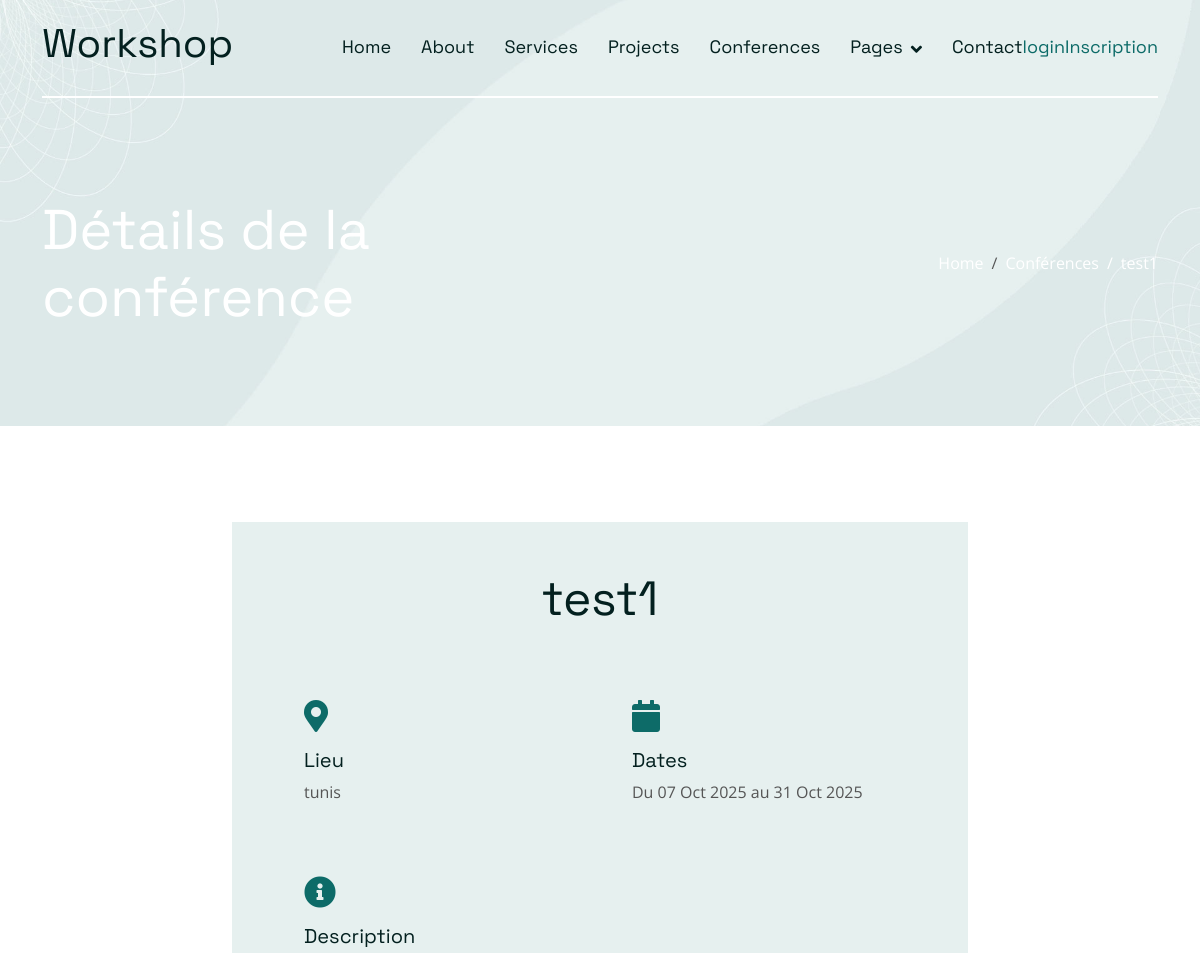
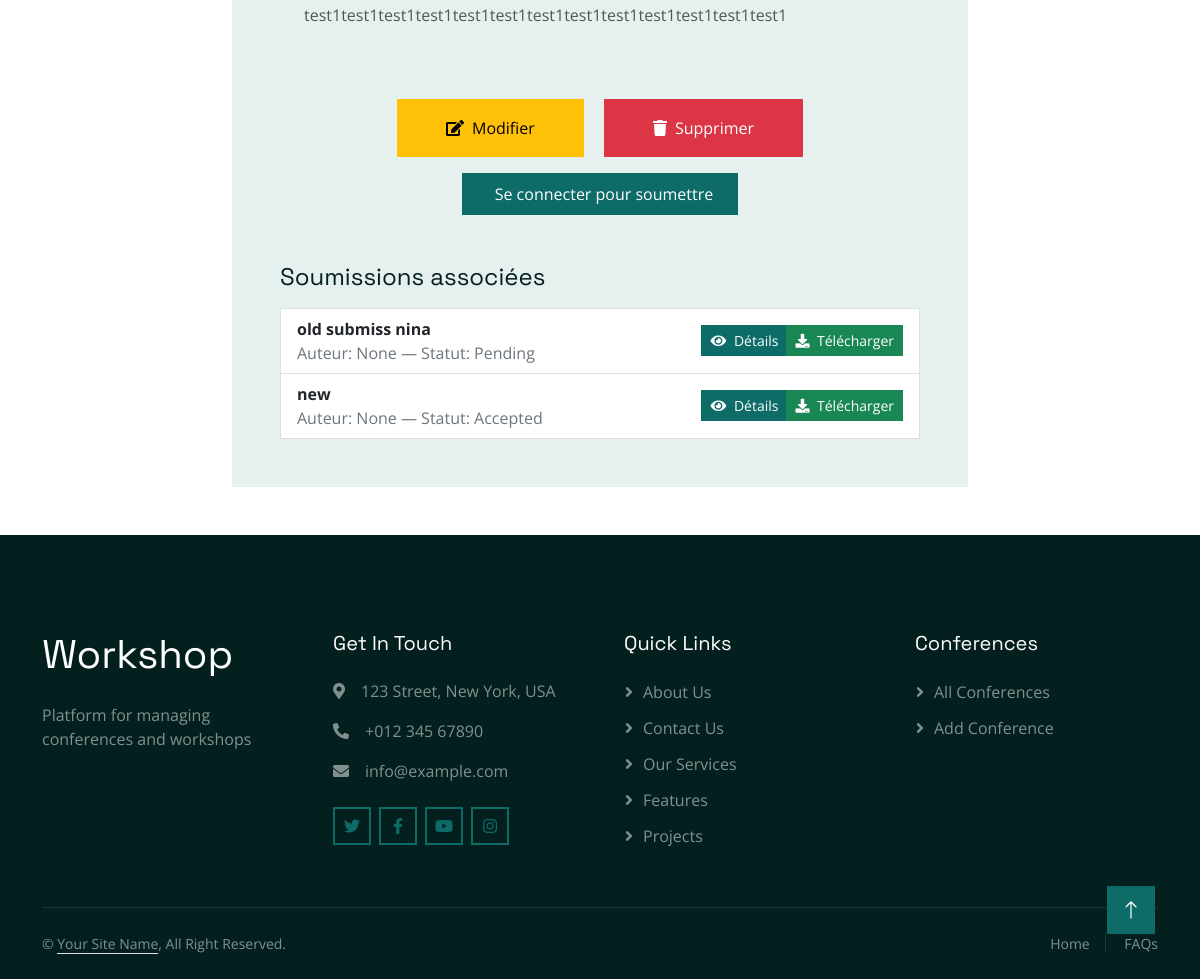
Screenshot of /conferences/detail/1/ with the database file from the repository (2 pictures, top to bottom).
### ConferenceApp/models.py (models this page shows, shortened)
class conference(models.Model):
    conference_id=models.AutoField(primary_key=True)
    title=models.CharField(max_length=255)
    description=models.TextField(
        validators=[MinLengthValidator(limit_value=30,message="Description must be at least 30 characters long.")]
        )
    location=models.CharField(max_length=255)
    start_date=models.DateField()
    end_date=models.DateField()
    THEME_CHOICES = [
        ('CS&AI', 'Computer Science and Artificial Intelligence'),
        ('CS', 'Social Science'),
        ('DS', 'Data Science'),
    ]
    theme = models.CharField(max_length=255, choices=THEME_CHOICES, default='CS&AI')
    created_at=models.DateTimeField(auto_now_add=True)
    updated_at=models.DateTimeField(auto_now=True)

class submission(models.Model):
    submission_id=models.CharField(max_length=255, primary_key=True)
    title=models.CharField(max_length=255)
    abstract=models.TextField()
    key_words=models.TextField()
    paper=models.FileField(upload_to='papers/')
    choices=[
        ('pending', 'Pending'),
        ('accepted', 'Accepted'),
        ('rejected', 'Rejected'),
    ]
    status=models.CharField(max_length=255,choices=choices, default='pending')
    payed = models.BooleanField(default=False)
    submission_date = models.DateTimeField(auto_now_add=True)
    user_id = models.ForeignKey(settings.AUTH_USER_MODEL, null=True, blank=True, on_delete=models.CASCADE)
    conference = models.ForeignKey('conference', on_delete=models.CASCADE)
    created_at = models.DateTimeField(auto_now_add=True)
    updated_at = models.DateTimeField(auto_now=True)

### ConferenceApp/views.py (the view)
# urls.py: path('detail/<int:pk>/', ConferenceDetail.as_view(), name='conference_detail'),
class ConferenceDetail(DetailView):
    model = conference
    template_name = 'conference/detail.html'
    context_object_name = 'conference'

### ConferenceApp/Templates/Conference/detail.html (shortened to what this page needs)
{% extends "base.html" %}
{% load static %}
{% block content %}
<div class="container-fluid pb-5 bg-primary hero-header mb-5">
    <div class="container py-5">
        <div class="row g-3 align-items-center">
            <div class="col-lg-6 text-center text-lg-start">
                <h1 class="display-4 text-white mb-0 animated slideInLeft">Détails de la conférence</h1>
            </div>
            <div class="col-lg-6 animated slideInRight">
                <nav aria-label="breadcrumb">
                    <ol class="breadcrumb justify-content-center justify-content-lg-end mb-0">
                        <li class="breadcrumb-item"><a href="{% url 'index' %}" class="text-white">Home</a></li>
                        <li class="breadcrumb-item"><a href="{% url 'conference_liste' %}" class="text-white">Conférences</a></li>
                        <li class="breadcrumb-item text-white active" aria-current="page">{{ conference.title }}</li>
                    </ol>
                </nav>
            </div>
        </div>
    </div>
</div>
<div class="container-fluid py-5">
    <div class="container">
        <div class="row">
            <div class="col-lg-8 mx-auto">
                <div class="bg-light rounded p-4 p-sm-5 wow fadeIn" data-wow-delay="0.1s">
                    <div class="text-center mx-auto mb-5">
                        <h1 class="display-5">{{ conference.title }}</h1>
                    </div>
                    <div class="row g-3">
                        <div class="col-12 col-sm-6">
                            <div class="feature-item rounded p-4">
                                <i class="fa fa-map-marker-alt fa-2x text-primary mb-3"></i>
                                <h5>Lieu</h5>
                                <p class="mb-0">{{ conference.location }}</p>
                            </div>
                        </div>
                        <div class="col-12 col-sm-6">
                            <div class="feature-item rounded p-4">
                                <i class="fa fa-calendar fa-2x text-primary mb-3"></i>
                                <h5>Dates</h5>
                                <p class="mb-0">Du {{ conference.start_date|date:"d M Y" }} au {{ conference.end_date|date:"d M Y" }}</p>
                            </div>
                        </div>
                        {% if conference.description %}
                        <div class="col-12 mt-4">
                            <div class="feature-item rounded p-4">
                                <i class="fa fa-info-circle fa-2x text-primary mb-3"></i>
                                <h5>Description</h5>
                                <p class="mb-0">{{ conference.description }}</p>
                            </div>
                        </div>
                        {% endif %}
                    </div>
                    <div class="text-center mt-5">
                        <a href="{% url 'conference_edit' conference.pk %}" class="btn btn-warning py-3 px-5 me-3">
                            <i class="fa fa-edit me-2"></i>Modifier
                        </a>
                        <a href="{% url 'conference_delete' conference.pk %}" class="btn btn-danger py-3 px-5">
                            <i class="fa fa-trash me-2"></i>Supprimer
                        </a>
                    </div>
                    <div class="text-center mt-3">
                        {% if user.is_authenticated %}
                        <a href="{% url 'submission_add' conference.pk %}" class="btn btn-primary py-2 px-4">
                            <i class="fa fa-file-upload me-2"></i>Soumettre un article
                        </a>
                        {% else %}
                        <a href="{% url 'login' %}?next={% url 'submission_add' conference.pk %}" class="btn btn-primary py-2 px-4">
                            Se connecter pour soumettre
                        </a>
                        {% endif %}
                    </div>
                    <div class="mt-5">
                        <h4>Soumissions associées</h4>
                        {% if conference.submission_set.all %}
                        <div class="list-group mt-3">
                            {% for s in conference.submission_set.all %}
                            <div class="list-group-item d-flex justify-content-between align-items-center">
                                <div>
                                    <strong>{{ s.title }}</strong>
                                    <div class="text-muted">Auteur: {{ s.user_id }} — Statut: {{ s.get_status_display }}</div>
                                </div>
                                <div class="btn-group">
                                    <a href="{% url 'submission_detail' s.submission_id %}" class="btn btn-sm btn-primary">
                                        <i class="fa fa-eye me-1"></i> Détails
                                    </a>
                                    {% if s.paper %}
                                    <a href="{{ s.paper.url }}" download class="btn btn-sm btn-success">
                                        <i class="fa fa-download me-1"></i> Télécharger
                                    </a>
                                    {% endif %}
                                </div>
                            </div>
                            {% empty %}
                            <div class="list-group-item">Aucune soumission pour cette conférence.</div>
                            {% endfor %}
                        </div>
                        {% else %}
                        <p class="text-muted">Aucune soumission pour cette conférence.</p>
                        {% endif %}
                    </div>
                </div>
            </div>
        </div>
    </div>
</div>
{% endblock %}

### Workshop/static/css/style.css (style rules this page uses)
.btn { transition: .5s; }
.hero-header { margin-top: -100px; padding-top: 150px; background: url(../img/hero-bg.jpg) top center no-repeat; background-size: cover; }
.hero-header .breadcrumb-item+.breadcrumb-item::before { color: var(--light); }

### rows the page displays
conference: title "test1", location "tunis", start_date "07 Oct 2025", end_date "31 Oct 2025", description "test1test1test1test1test1test1test1test1test1test1test1test1test1"
submission: title "old submiss nina", user_id "None", status "Pending"
submission: title "new", user_id "None", status "Accepted"
